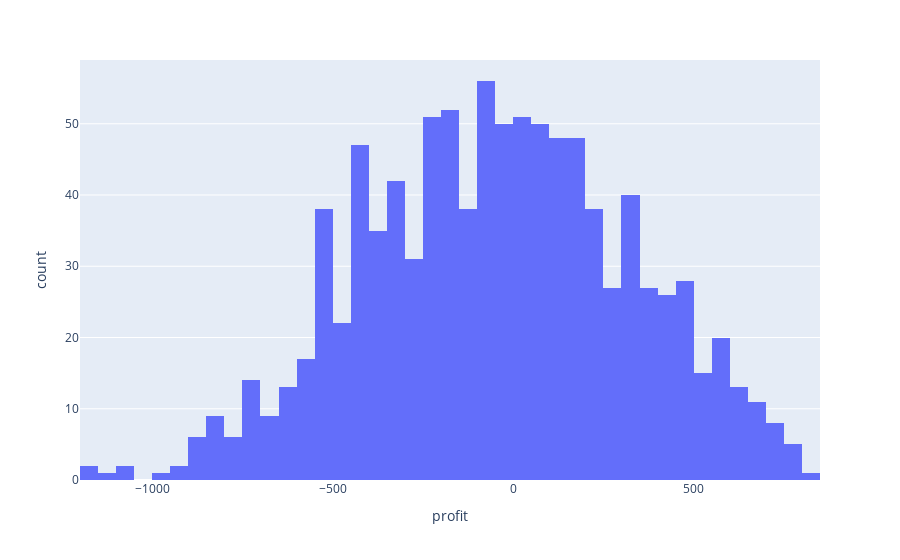

Here is the notebook cell this chart was saved with:
### Code cell
fig = px.histogram(df, x="profit")
fig.show()

### Figure 1 — Plotly figure (JSON) as saved in the notebook; plotly's stock layout.template omitted (floating-point values rounded to 4 significant figures; data arrays with more than 128 entries replaced by an {"elided": "..."} marker saying what was removed)
{"data": [{"alignmentgroup": "True", "bingroup": "x", "hovertemplate": "profit=%{x}<br>count=%{y}<extra></extra>", "legendgroup": "", "marker": {"color": "#636efa"}, "name": "", "offsetgroup": "", "orientation": "v", "showlegend": false, "type": "histogram", "x": {"elided": "1000 float values"}, "xaxis": "x", "yaxis": "y"}], "layout": {"autosize": true, "barmode": "relative", "legend": {"tracegroupgap": 0}, "margin": {"t": 60}, "xaxis": {"anchor": "y", "autorange": true, "domain": [0, 1], "range": [-1200, 850], "showspikes": false, "title": {"text": "profit"}, "type": "linear"}, "yaxis": {"anchor": "x", "autorange": true, "domain": [0, 1], "range": [0, 58.95], "showspikes": false, "title": {"text": "count"}}}}
